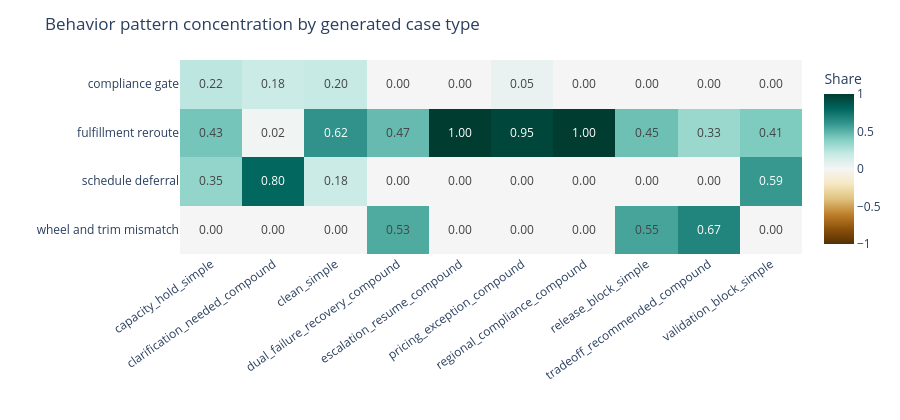

Notebook code cell kept with this figure:
### Markdown cell above
### Interpreting the Leaderboard and Trace Map

The leaderboard is the portfolio view: it ranks behavior patterns by weighted impact. Use it to decide which pattern deserves human attention first.

The trace map is a geometry view: each point is one trace document, placed near traces with similar text. Nearby points often share routing paths, findings, or environment signals. The colors show discovered behavior patterns. Treat the map as diagnostic, not exact geography. Its job is to reveal clusters and outliers that might be hard to see in tables.

In this dataset, patterns such as fulfillment reroutes, pricing drift, compliance gates, and wheel/trim mismatches correspond to recognizable business problems. This is the first moment where lower-level evals become a macro-level story: repeated agent behaviors are visible across many cases.

### Code cell
case_pattern_df = (
    work_df[work_df["topic_id"].ne(-1)]
    .groupby(["case_type", "behavior_pattern"], dropna=False)
    .size()
    .reset_index(name="trace_count")
)
if not case_pattern_df.empty:
    case_totals = case_pattern_df.groupby("case_type")["trace_count"].transform("sum")
    case_pattern_df["share_within_case_type"] = case_pattern_df["trace_count"] / case_totals
    display(case_pattern_df.sort_values(["share_within_case_type", "trace_count"], ascending=[False, False]).head(20))

    heatmap_input_df = case_pattern_df.rename(
        columns={
            "case_type": "slice_value",
            "share_within_case_type": "slice_share",
        }
    )
    heatmap_input_df["lift"] = heatmap_input_df["slice_share"] / heatmap_input_df.groupby("behavior_pattern")["trace_count"].transform(lambda s: s.sum() / len(work_df))
    plot_topic_heatmap(
        heatmap_input_df,
        row_col="behavior_pattern",
        col_col="slice_value",
        value_col="slice_share",
        title="Behavior pattern concentration by generated case type",
        top_n_rows=8,
        top_n_cols=10,
    ).show()

pattern_eval_df = (
    work_df[work_df["topic_id"].ne(-1)]
    .assign(promptfoo_failed=lambda df: df["promptfoo_pass"].eq(False))
    .groupby(["behavior_pattern", "eval_finding"], dropna=False)
    .agg(trace_count=("trace_id", "count"), promptfoo_fail_rate=("promptfoo_failed", "mean"))
    .reset_index()
    .sort_values(["trace_count", "promptfoo_fail_rate"], ascending=False)
    .head(20)
)
display(pattern_eval_df)

### Figure 1 — Plotly figure (JSON) as saved in the notebook; plotly's stock layout.template omitted (floating-point values rounded to 4 significant figures)
{"data": [{"coloraxis": "coloraxis", "hovertemplate": "slice_value: %{x}<br>behavior_pattern: %{y}<br>color: %{z}<extra></extra>", "name": "0", "texttemplate": "%{z:.2f}", "type": "heatmap", "x": ["capacity_hold_simple", "clarification_needed_compound", "clean_simple", "dual_failure_recovery_compound", "escalation_resume_compound", "pricing_exception_compound", "regional_compliance_compound", "release_block_simple", "tradeoff_recommended_compound", "validation_block_simple"], "xaxis": "x", "y": ["compliance gate", "fulfillment reroute", "schedule deferral", "wheel and trim mismatch"], "yaxis": "y", "z": [[0.2245, 0.1837, 0.2, 0.0, 0.0, 0.04688, 0.0, 0.0, 0.0, 0.0], [0.4286, 0.02041, 0.6188, 0.4694, 1.0, 0.9531, 1.0, 0.4493, 0.3269, 0.4051], [0.3469, 0.7959, 0.1812, 0.0, 0.0, 0.0, 0.0, 0.0, 0.0, 0.5949], [0.0, 0.0, 0.0, 0.5306, 0.0, 0.0, 0.0, 0.5507, 0.6731, 0.0]]}], "layout": {"coloraxis": {"autocolorscale": false, "cmid": 0.0, "colorbar": {"title": {"text": "Share"}}, "colorscale": [[0.0, "rgb(84,48,5)"], [0.1, "rgb(140,81,10)"], [0.2, "rgb(191,129,45)"], [0.3, "rgb(223,194,125)"], [0.4, "rgb(246,232,195)"], [0.5, "rgb(245,245,245)"], [0.6, "rgb(199,234,229)"], [0.7, "rgb(128,205,193)"], [0.8, "rgb(53,151,143)"], [0.9, "rgb(1,102,94)"], [1.0, "rgb(0,60,48)"]]}, "height": 420, "margin": {"b": 100, "l": 20, "r": 20, "t": 60}, "title": {"text": "Behavior pattern concentration by generated case type"}, "xaxis": {"anchor": "y", "domain": [0.0, 1.0], "tickangle": -35, "title": {"text": ""}}, "yaxis": {"anchor": "x", "autorange": "reversed", "domain": [0.0, 1.0], "title": {"text": ""}}}}
